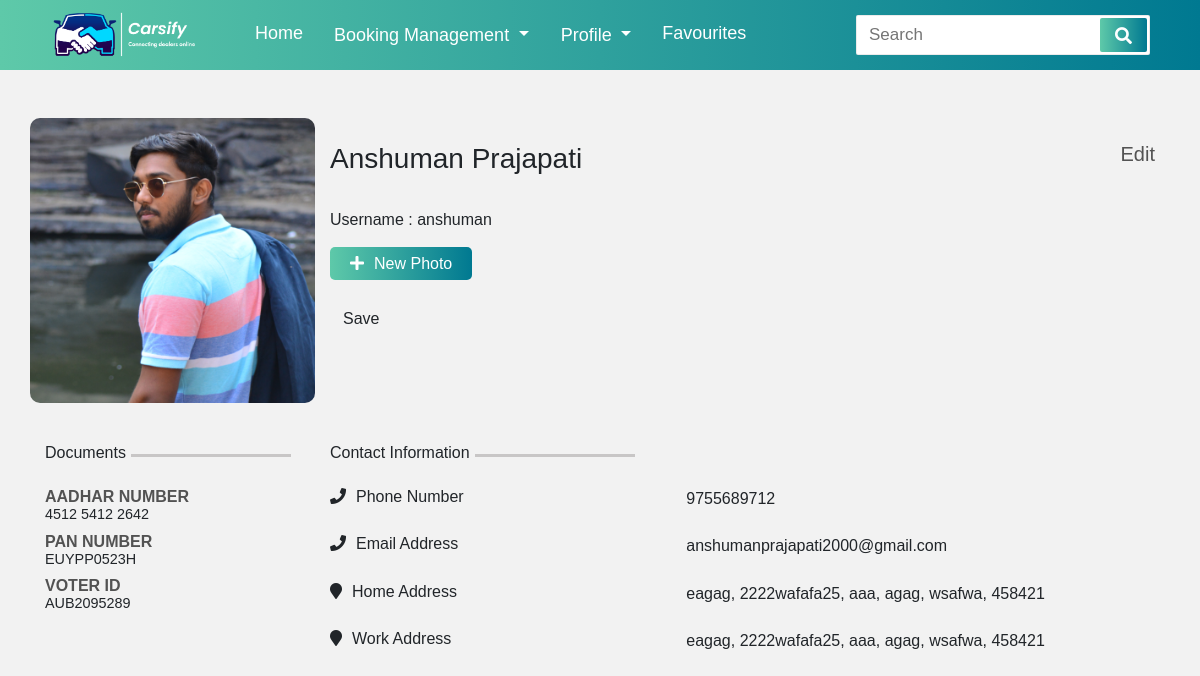
Page /profile/ (signed in) on the earlier database version.
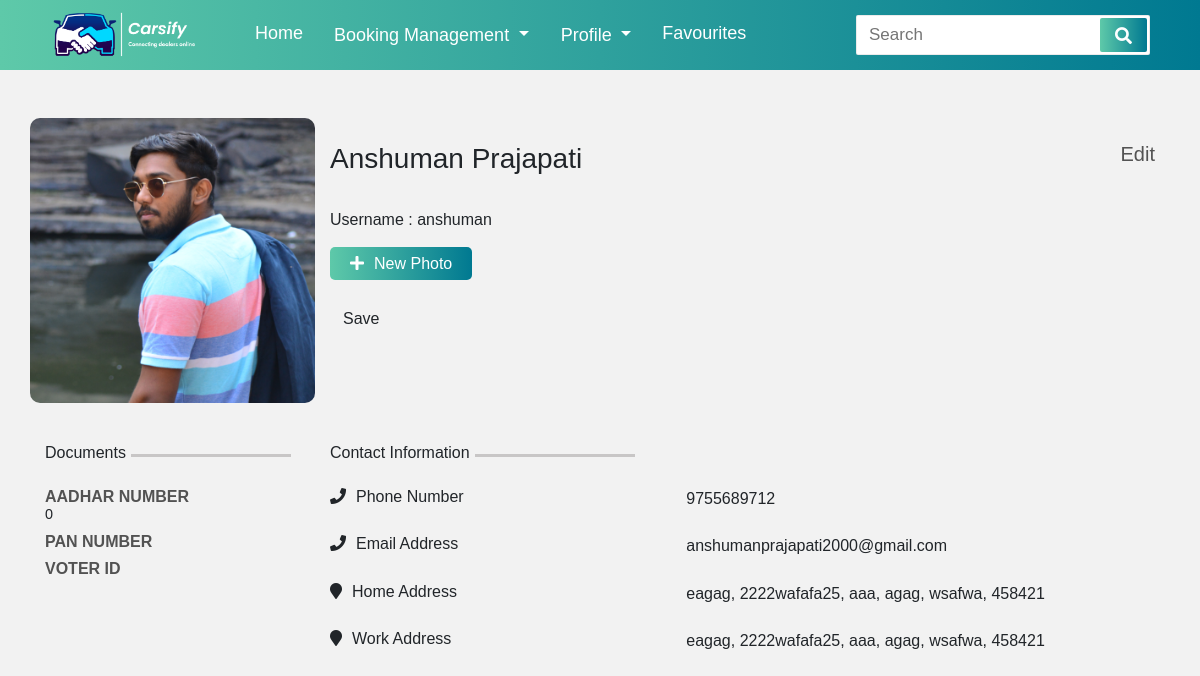
Same page on the later database version.
### CarsifyApp/models.py (models this page shows, shortened)
class UserProfile(models.Model):
    user = models.ForeignKey(User,on_delete=models.CASCADE,null=True)
    ProfileImg = models.FileField(null=True)
    ContactNo = models.IntegerField(null=True)
    Email = models.EmailField(null=True)
    Address = models.ForeignKey(Address,on_delete=models.CASCADE,null=True)
    AddharNumber = models.IntegerField(null=True, default=0000000000000000)
    PanNumber = models.TextField(null=True)
    VoterID = models.TextField(null=True)

### CarsifyApp/views.py (the view)
# urls.py: path('profile/', Profile, name='Profile'),
@login_required(login_url='CarsifyApp:LoginSignup')
def Profile(request):
    try:
        useralldata = UserProfile.objects.get(user=request.user)
    except:
        useralldata = None
    if useralldata:
        if request.method == "POST":
            img = request.FILES["image"]
            useralldata.ProfileImg = img
            useralldata.save()
            return redirect('CarsifyApp:Profile')
    else:
        user = request.user
        UserProfile.objects.create(user=user)
        type = Address_Type.objects.all()
        for i in type:
            Address.objects.create(user=user, Address_Typee=i)
    if useralldata==None:
        Aadhar = 'None'
    else:
        Aadhar = str(useralldata.AddharNumber)[0:4]+" "+str(useralldata.AddharNumber)[4:8]+" "+str(useralldata.AddharNumber)[8:12]
    address = Address.objects.filter(user=request.user)
    dic = {'useralldata':useralldata, 'useraddress': address,'Aadhar':Aadhar}
    return render(request, 'profile.html', dic)

### CarsifyApp/models.py (called while the page is built)
    def __str__(self):
        return self.Type

### CarsifyApp/templates/profile.html (shortened to what the changed rows need)
{% load static %}
<!doctype html>
<html lang="en">
  <head>
    <link rel="stylesheet" href="https://stackpath.bootstrapcdn.com/bootstrap/4.3.1/css/bootstrap.min.css">
    <link rel="stylesheet" href="https://pro.fontawesome.com/releases/v5.10.0/css/all.css"/>
    <link rel="stylesheet" href="{% static 'assets/stylesheets/navigation.css' %}">
    <link rel="stylesheet" href="{% static 'assets/stylesheets/profile.css' %}">
  </head>
  <body>
    <div class="container">
        <div class="row pt-5 row1">
            <div class="col-lg-3 p-0">
              {% if  useralldata.ProfileImg %}
              <img id = "outImage" src="{{ useralldata.ProfileImg.url }}">
              {% else %}
              <img id = "outImage" src="{% static 'assets/images/user_init.jpg' %}">
              {% endif %}
            </div>
        </div>
        <div class="row pt-3 row2 mb-5 mt-4">
          <div class="col-lg-3">
            <div class="d-flex">
              <h6>Documents</h6>
              <hr>
            </div>
            <h5>AADHAR NUMBER</h5>
            <h6>{{Aadhar}}</h6>
            <h5>PAN NUMBER</h5>
            <h6>{{useralldata.PanNumber}}</h6>
            <h5>VOTER ID</h5>
            <h6>{{useralldata.VoterID}}</h6>
          </div>
          <div class="col-lg-9 contact">
            <div class="row">
              <div class="col-lg-7">
                <p>{{useralldata.ContactNo}}</p>
              </div>
            </div>
            <div class="row">
              <div class="col-lg-7">
                <p>{{useralldata.user.email}}</p>
              </div>
            </div>
          </div>
        </div>
    </div>
  </body>
</html>

Differences in the rows shown:
changed UserProfile "anshumanprajapati2000@gmail.com": PanNumber "EUYPP0523H" → (not shown); VoterID "AUB2095289" → (not shown)
Other differences:
{{ Aadhar }}: "4512 5412 2642" → "0"
